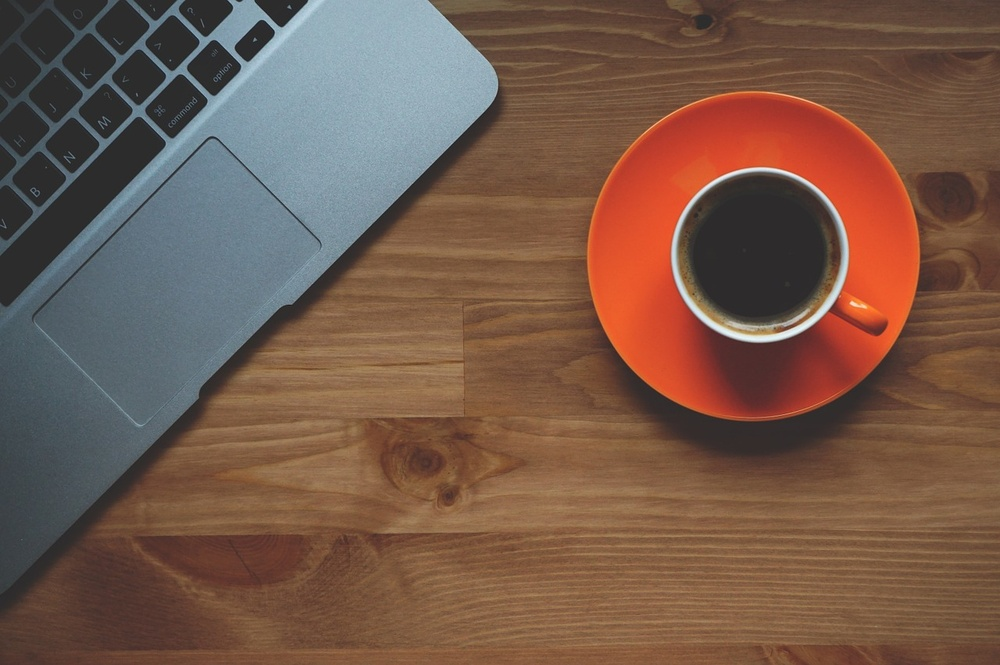
#> input picture desk.jpg, 1000 x 665 px, shrunk from 1280 x 851 before the run
$ python 'converting to grayscale image and writing.py'
#> lines starting #> are read from the running program, lines starting #| are printed output that depends on the picture
import cv2
import numpy as np
import matplotlib.pyplot as plt
#                                   0
img = cv2.imread('desk.jpg',cv2.IMREAD_GRAYSCALE)
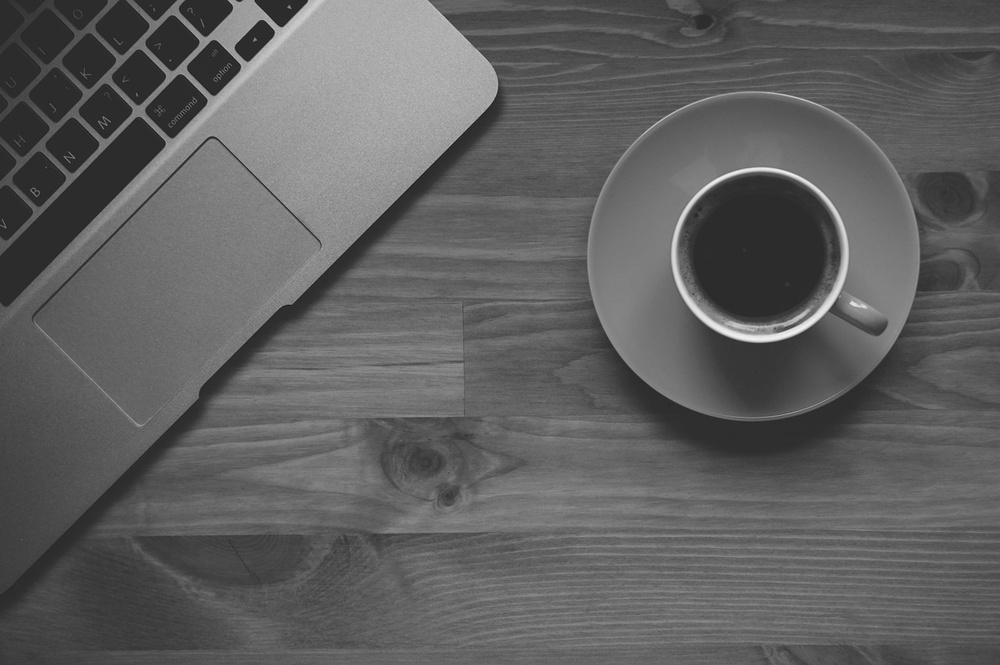
#> img: shape (665, 1000); min 23, max 243, mean 95.6

#IMREAD_COLOR = 1
#IMREAD_UNCHANGED=2

#we can put binary code inplace of IMREAD for calling the fun

cv2.imshow('image', img)  #imshow fun popup a screen display to show the image with two urguments where 1st is the name of the screen
cv2.waitKey(0) #it is used to show tje display untill the key is pressed

cv2.destroyAllWindows() #it is called to destroy the screen after pressing the key


#we can also display image in matplotlib


'''plt.imshow(img, cmap='gray', interpolation='bicubic')
plt.plot([80,100],[50,140], 'c', linewidth=6)
plt.show()'''

cv2.imwrite('deskgray.png',img)
